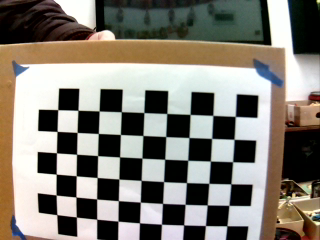
#> input picture tools/calibration/images/120.png, 320 x 240 px; its folder holds only this picture in this run
$ python pc-calibration.py
#> lines starting #> are read from the running program, lines starting #| are printed output that depends on the picture; after the words box and inside, x2 and y2 are one past the last pixel; in counts of white or black regions, pixels touching at a corner belong together; long printed decimals are rounded
import cv2
import numpy as np
import glob
import os

# termination criteria
criteria = (cv2.TERM_CRITERIA_EPS + cv2.TERM_CRITERIA_MAX_ITER, 30, 0.001)

# 6x9 chess board, prepare object points, like (0,0,0), (1,0,0), (2,0,0) ....,(6,5,0)
object_point = np.zeros((6 * 9, 3), np.float32)
object_point[:, :2] = np.mgrid[0:9, 0:6].T.reshape(-1, 2)

# 3d point in real world space
object_points = []
# 2d points in image plane
image_points = []
h, w = 0, 0

images = glob.glob('images/*.png')

for file_name in images:
    image = cv2.imread(file_name)
#> image is the input picture: shape (240, 320, 3); mean B, G, R 116.7, 125.9, 130.8
    gray = cv2.cvtColor(image, cv2.COLOR_BGR2GRAY)
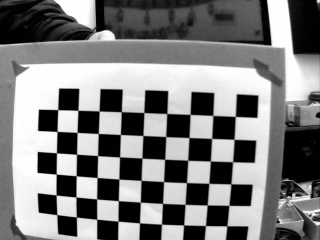
#> gray: shape (240, 320); min 0, max 255, mean 126.3
    h, w = gray.shape[:2]
#> h = 240; w = 320

    # find chess board corners
    ret, corners = cv2.findChessboardCorners(gray, (9, 6), None)
#> ret = True; corners = 54 rows, first 8: [226.8, 225.7], [205.4, 225.5], [183.6, 224.9], [161.4, 224.2], [139.5, 222.7], [118, 221.2], [96.66, 219.2], [76.41, 217]

    # add object points, image points
    if ret:
        object_points.append(object_point)
        cv2.cornerSubPix(gray, corners, (11, 11), (-1, -1), criteria)
        image_points.append(corners)

        # draw and display the corners
        cv2.drawChessboardCorners(image, (9, 6), corners, ret)
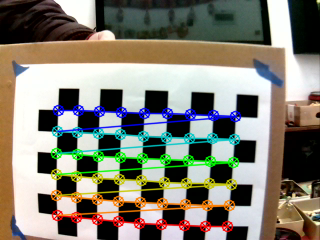
#> image: shape (240, 320, 3); 12.6% of pixels changed, all inside (x1, y1, x2, y2) = (50, 104, 242, 233)
        cv2.imshow('image', image)
        cv2.waitKey(1)

print("calculating")
# calibration
ret, mtx, dist, rvecs, tvecs = cv2.calibrateCamera(object_points, image_points, (w, h), None, None)
#> ret = 0.115; mtx = [[279.2, 0, 182.1], [0, 277.4, 97.56], [0, 0, 1]]; dist = [[-0.317, 0.172, 0.0284, -0.0252, -0.18]]; rvecs = ([-0.0798, 0.0256, -3.1],); tvecs = ([2.13, 5.81, 12.06],)

# pi camera intrinsic parameters
print(mtx)
#| [[279.186   0.         182.121]
#|  [  0.         277.430  97.558]
#|  [  0.           0.           1.        ]]
print(dist)
#| [[-0.3174  0.1718  0.02838 -0.0252 -0.1797]]

cv2.destroyAllWindows()

for file_name in images:
    image = cv2.imread(file_name)
    newcameramtx, roi = cv2.getOptimalNewCameraMatrix(mtx, dist, (w, h), 0, (w, h))
#> newcameramtx = [[250.3, 0, 178.1], [0, 263.9, 100.1], [0, 0, 1]]; roi = (0, 0, 319, 239)
    dst = cv2.undistort(image, mtx, dist, None, newcameramtx)
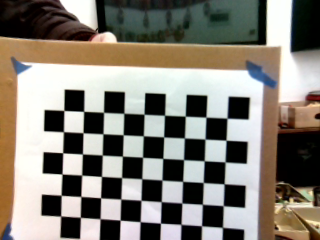
#> dst: shape (240, 320, 3); mean B, G, R 117.8, 127.4, 132.8
    name = os.path.basename(file_name)
    cv2.imwrite('./out/calibrated_' + name, dst)

$ run again, on tools/calibration/images/199.png
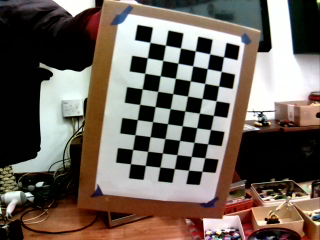
#> input picture tools/calibration/images/199.png, 320 x 240 px
#> image is the input picture: shape (240, 320, 3); mean B, G, R 89.3, 98, 108.9
#> `ret, corners = cv2.findChessboardCorners(gray, (9, 6), None)`: ret = True; corners = 54 rows, first 8: [223.5, 56.76], [221.1, 71.43], [218.6, 85.99], [216.1, 100.8], [213.4, 115.4], [210.5, 129.6], [207.6, 143.8], [204.7, 157.7]
#> `cv2.drawChessboardCorners(image, (9, 6), corners, ret)`:
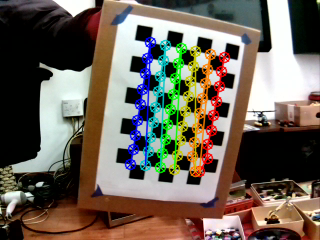
#> image: shape (240, 320, 3); 9.9% of pixels changed, all inside (x1, y1, x2, y2) = (124, 36, 231, 178)
#> `ret, mtx, dist, rvecs, tvecs = cv2.calibrateCamera(object_points, imag..`: ret = 1.09; mtx = [[206.8, 0, 139.3], [0, 201.6, 121.8], [0, 0, 1]]; dist = [[0.283, -3.19, -0.0167, 0.0262, 6.77]]; rvecs = ([-0.0775, -0.17, 1.71],); tvecs = ([5.51, -4.37, 13.85],)
#| [[206.829   0.         139.310]
#|  [  0.         201.566 121.766]
#|  [  0.           0.           1.        ]]
#| [[ 0.2832 -3.192 -0.01672  0.02624  6.774]]
#> newcameramtx = [[864.2, 0, 215.8], [0, 1334.7, 111.1], [0, 0, 1]]; roi = (0, 0, 319, 239)
#> `dst = cv2.undistort(image, mtx, dist, None, newcameramtx)`:
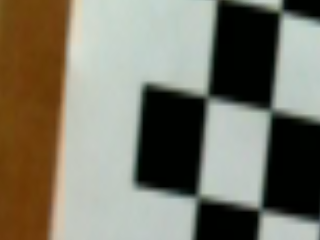
#> dst: shape (240, 320, 3); mean B, G, R 104.9, 119.5, 122.3

$ run again, on tools/calibration/images/2.png
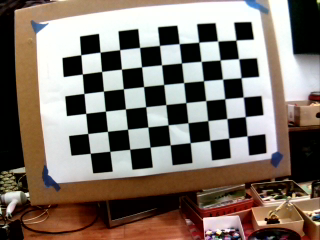
#> input picture tools/calibration/images/2.png, 320 x 240 px
#> image is the input picture: shape (240, 320, 3); mean B, G, R 104.2, 113.5, 125.3
#> `ret, corners = cv2.findChessboardCorners(gray, (9, 6), None)`: ret = True; corners = 54 rows, first 8: [247, 135.8], [228.6, 138.1], [209.6, 140.4], [190.2, 142.6], [170.2, 144.9], [150.1, 147.1], [129.7, 149.3], [109.8, 151.4]
#> `cv2.drawChessboardCorners(image, (9, 6), corners, ret)`:
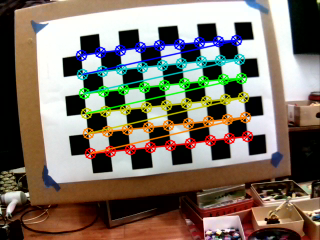
#> image: shape (240, 320, 3); 11.75% of pixels changed, all inside (x1, y1, x2, y2) = (75, 34, 254, 160)
#> `ret, mtx, dist, rvecs, tvecs = cv2.calibrateCamera(object_points, imag..`: ret = 0.102; mtx = [[140, 0, 159.2], [0, 139.8, 106], [0, 0, 1]]; dist = [[-0.0467, -0.0933, 0.01, -0.00136, 0.109]]; rvecs = ([-0.0205, -0.0195, 3.04],); tvecs = ([4.52, 1.5, 6.98],)
#| [[140.019   0.         159.157 ]
#|  [  0.         139.793 106.046]
#|  [  0.           0.           1.        ]]
#| [[-0.04669 -0.0933  0.01005 -0.001358  0.1086]]
#> newcameramtx = [[255, 0, 159.6], [0, 226.4, 124.4], [0, 0, 1]]; roi = (0, 0, 319, 239)
#> `dst = cv2.undistort(image, mtx, dist, None, newcameramtx)`:
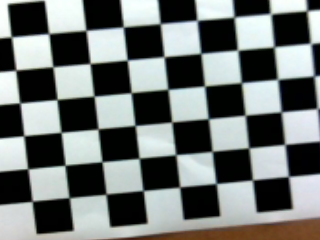
#> dst: shape (240, 320, 3); mean B, G, R 116, 118, 112.9

$ run again, on tools/calibration/images/218.png
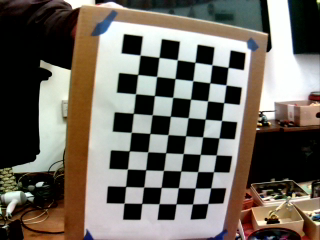
#> input picture tools/calibration/images/218.png, 320 x 240 px
#> image is the input picture: shape (240, 320, 3); mean B, G, R 95.2, 104, 110
#> `ret, corners = cv2.findChessboardCorners(gray, (9, 6), None)`: ret = True; corners = 54 rows, first 8: [228, 67.44], [226, 84.99], [223.7, 102.6], [221.5, 120.5], [218.9, 138], [216.2, 154.9], [213.4, 171.6], [210.6, 187.8]
#> `cv2.drawChessboardCorners(image, (9, 6), corners, ret)`:
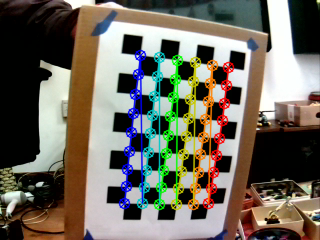
#> image: shape (240, 320, 3); 11.17% of pixels changed, all inside (x1, y1, x2, y2) = (118, 49, 235, 211)
#> `ret, mtx, dist, rvecs, tvecs = cv2.calibrateCamera(object_points, imag..`: ret = 0.125; mtx = [[408, 0, 161], [0, 401.6, 126.6], [0, 0, 1]]; dist = [[-0.126, -15.92, -0.0157, -0.00346, 156.1]]; rvecs = ([-0.123, -0.369, 1.65],); tvecs = ([3.69, -3.29, 21.87],)
#| [[407.988    0.         161.027]
#|  [  0.         401.588 126.562]
#|  [  0.           0.           1.        ]]
#| [[-1.25673273e-01 -1.59190271e+01 -1.56968595e-02 -3.45945275e-03
#|    1.56072496e+02]]
#> newcameramtx = [[1083.3, 0, 156.9], [0, 1005.6, 115], [0, 0, 1]]; roi = (0, 0, 319, 239)
#> `dst = cv2.undistort(image, mtx, dist, None, newcameramtx)`:
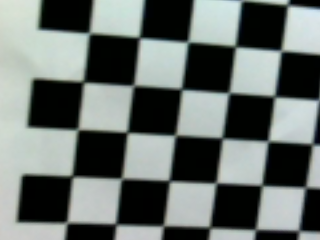
#> dst: shape (240, 320, 3); mean B, G, R 109.2, 112.6, 105.4

$ run again, on tools/calibration/images/132.png
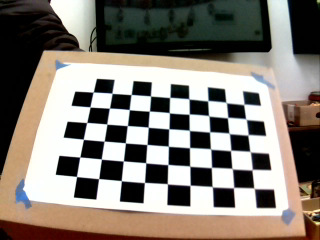
#> input picture tools/calibration/images/132.png, 320 x 240 px
#> image is the input picture: shape (240, 320, 3); mean B, G, R 117.7, 126.1, 133.2
#> `ret, corners = cv2.findChessboardCorners(gray, (9, 6), None)`: ret = True; corners = 54 rows, first 8: [253.9, 188.1], [233.6, 187.5], [212.1, 186.5], [190.1, 185.3], [167.3, 183.7], [144.5, 182.5], [121.3, 180.6], [98.66, 178.6]
#> `cv2.drawChessboardCorners(image, (9, 6), corners, ret)`:
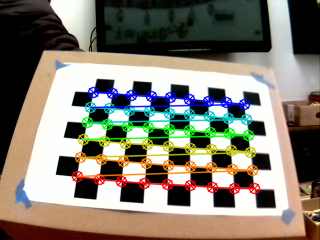
#> image: shape (240, 320, 3); 11.91% of pixels changed, all inside (x1, y1, x2, y2) = (71, 86, 261, 195)
#> `ret, mtx, dist, rvecs, tvecs = cv2.calibrateCamera(object_points, imag..`: ret = 0.163; mtx = [[373.6, 0, 151.7], [0, 374.6, 113.5], [0, 0, 1]]; dist = [[-0.608, 1.57, 0.0193, -0.000611, -5.17]]; rvecs = ([0.0579, -1.03, -2.9],); tvecs = ([4.66, 3.36, 16.07],)
#| [[373.568   0.         151.737]
#|  [  0.         374.580 113.484]
#|  [  0.           0.           1.        ]]
#| [[-6.07920928e-01  1.57246700e+00  1.92518653e-02 -6.10715704e-04
#|   -5.17393944e+00]]
#> newcameramtx = [[373.6, 0, 151.7], [0, 374.6, 113.5], [0, 0, 1]]; roi = (0, 0, 319, 239)
#> `dst = cv2.undistort(image, mtx, dist, None, newcameramtx)`:
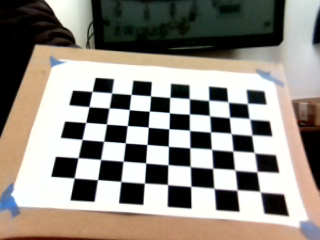
#> dst: shape (240, 320, 3); mean B, G, R 131.3, 139.3, 145
